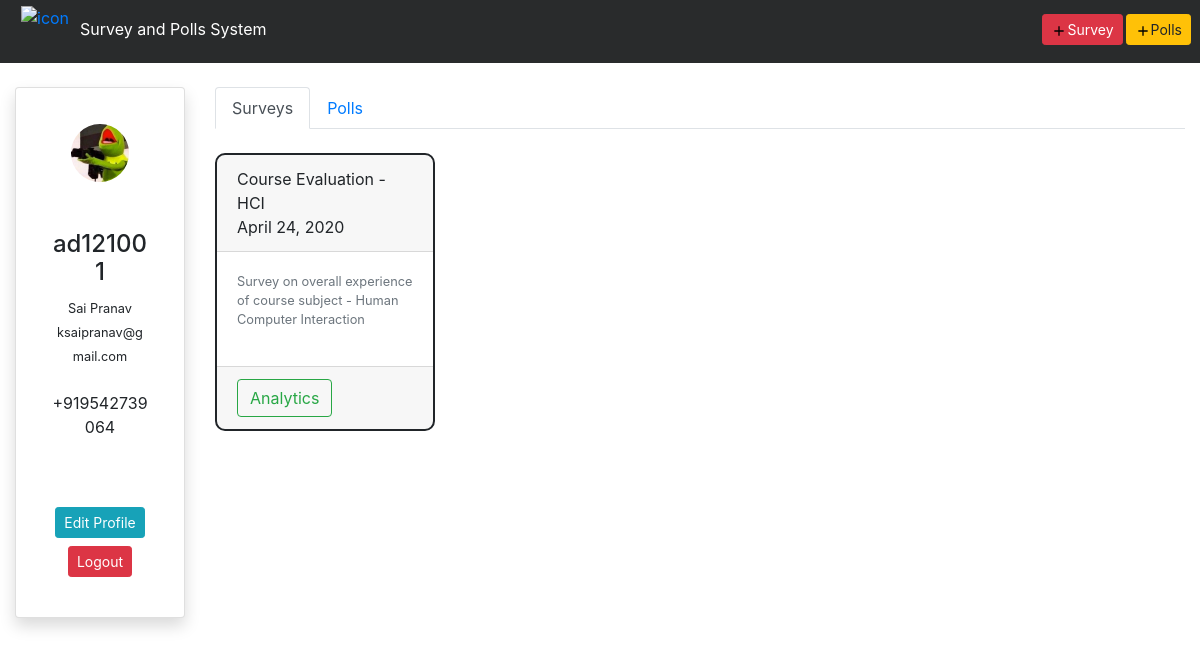
Page /spolen/ (signed in) on the committed database.
### accounts/models.py (models this page shows, shortened)
class Profile(models.Model):
	user = models.OneToOneField(User, on_delete = models.CASCADE)
	image = models.ImageField(default = 'defaults/avatar.png', upload_to = "profile_pics/")
	contact  = models.CharField(max_length = 13)

### spolen/models.py (models this page shows, shortened)
class Survey(models.Model):
	user = models.ForeignKey(User, on_delete = models.CASCADE)
	title = models.CharField(max_length = 128)
	breif = models.CharField(max_length = 128,default = "Survey")
	description = models.TextField(max_length = 1024)
	slug = models.SlugField(unique = True)
	date_posted = models.DateField(auto_now_add = True)
	public = models.BooleanField(default = True)
	closed = models.BooleanField(default = False)

### spolen/views.py (the view)
# urls.py: path('', views.spolen_index, name = 'spolen-index'),
@login_required(login_url = 'accounts:accounts-login')
def spolen_index(request):
	polls = Poll.objects.filter(closed = False).filter(public = True).order_by('date_posted')
	surveys = Survey.objects.filter(closed = False).filter(public = True).order_by('date_posted')
	entpoll = 'poll'
	entsurvey = 'survey'
	return render(request, "spolen/spolen-index.html", {'polls':polls,'surveys':surveys,'entpoll':entpoll,'entsurvey':entsurvey})

### spolen/templates/spolen/spolen-index.html (shortened to what this page needs)
{% extends 'base.html' %}
{% load static %}
{% block content %}
	<div class = "container-fluid">
		<div class="row">
			<div class="col-xl-2 col-lg-2 col-md-3 col-sm-12 col-12">
				<div class="card shadow p-3 mb-5">
					<div class="card-body">
						<center>
							<img src = "{{user.profile.image.url}}" style="max-width: 60%;height: auto;" class="rounded-circle img-responsive">
						</center>
						<br><br>
						<center><h4>{{user}}</h4>
						<small>
							{{user.first_name}} {{user.last_name}}
							<br>{{user.email}}
						</small>
						<p>
							<br>{{user.profile.contact}}
						</p>
						<br><br>
						<a href="{% url 'accounts:accounts-edit' %}" class="btn btn-info btn-sm mt-1 mb-1" style="float: center;">Edit Profile</a>
						<a href="{% url 'accounts:accounts-logout' %}" class="btn btn-danger btn-sm mt-1 mb-1" style="float: center;">Logout</a>
						</center>
					</div>
				</div>
			</div>
			<div class="col-xl-10 col-lg-10 col-md-9 col-sm-12 col-12">
				<div class="row">
					<div class = "col-md-12">
						<ul class="nav nav-tabs" role="tablist">
							<li class="nav-item">
								<a  href="#surveys" class="nav-link active" role="tab" data-toggle="tab">Surveys</a>
							</li>
							<li class="nav-item">
								<a href="#polls" class="nav-link" role="tab" data-toggle="tab" data-toggle="tab">Polls</a>
							</li>
						</ul>
						<div class="tab-content" >
							<div class="tab-pane fade in show active" role="tabpanel" id="surveys">
								<br>
						    	<div class="row">
						    		{% for survey in surveys %}
									<div class="col-xl-3 col-lg-3 col-md-4 col-sm-12 col-12">
										<div class = "card cue-card">
											<div class = "card-header">
												<div class="row">
													<div class="col-md-12">
														{{survey.title}}
														<br>{{survey.date_posted}}
													</div>
												</div>
											</div>
											<div class="card-body">
												<small class="text-muted"><p class="justified">{{survey.breif}}</p></small>
											</div>
											<div class="card-footer">
												{% if survey.user == request.user %}
													<a href="{% url 'spolen:spolen-analytics' entsurvey survey.slug %}" class="btn btn-outline-success">Analytics</a>
												{% else %}
												<a href="{% url 'spolen:spolen-surveys-participate' survey.slug %}" class="btn btn-outline-primary">Participate</a>
												{% endif %}
											</div>
										</div>
										<br>
									</div>
									{% endfor %}
						    	</div>
						    </div>
						</div>
						</div>
					</div>
				</div>
			</div>
		</div>
{% endblock %}

### templates/base.html (style rules this page uses)
a { text-decoration: none !important; }

### spolen/templates/spolen/spolen-index.html (style rules this page uses)
.cue-card { min-height: 250px; border: solid 2px; border-radius: 10px; }

### rows in the picture
Survey: title "Course Evaluation - HCI", date_posted "April 24, 2020", breif "Survey on overall experience of course subject - Human Computer Interaction", shows "Analytics"

### other values in the picture
{{ user }} "ad121001"
{{ user.first_name }} "Sai"
{{ user.last_name }} "Pranav"
{{ user.email }} "ksaipranav@gmail.com"
{{ user.profile.contact }} "+919542739064"
